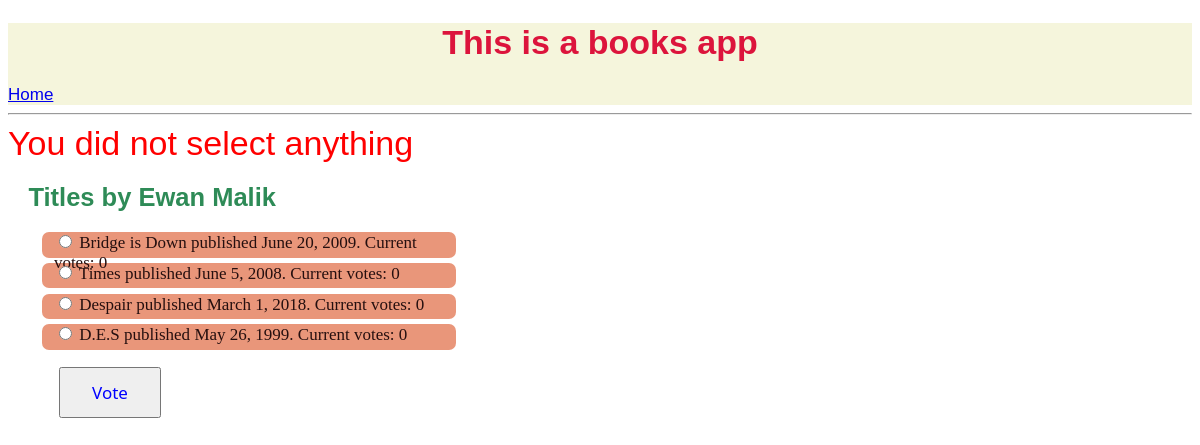
Before: /books/1/vote/ with the older database file.
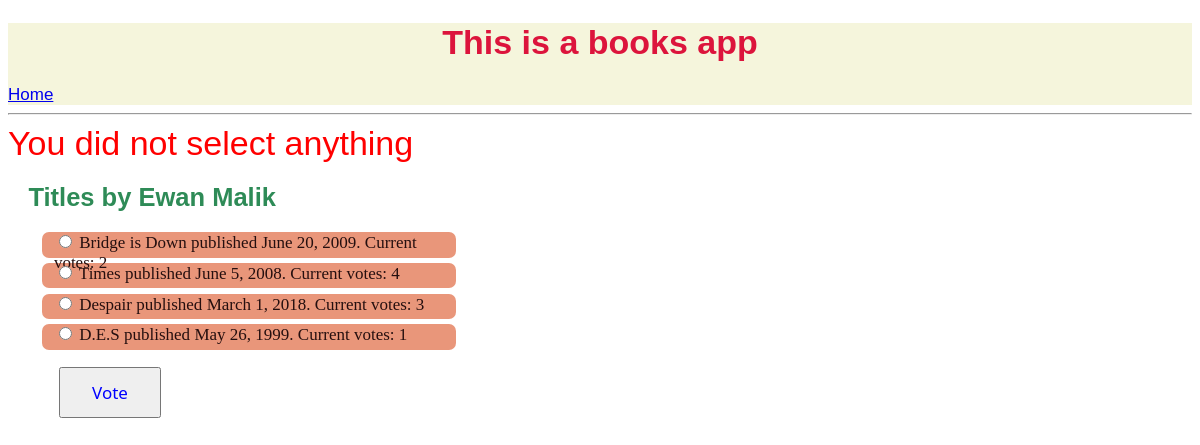
After: the same page with the newer database file.
### books/models.py (models this page shows, shortened)
class Author(models.Model):
    author_id = models.IntegerField(primary_key=True)
    name = models.CharField(max_length=200)
    bio = models.TextField()
    picture = models.FileField(upload_to='authors', default='authors/defaulta.png')
    def __str__(self):
        return self.name

class Book(models.Model):
    book_id = models.CharField(max_length=200, primary_key=True)
    title = models.CharField(max_length=200)
    author = models.ForeignKey(Author, on_delete=models.PROTECT)
    publisher = models.CharField(max_length=400)
    number_of_pages = models.IntegerField()
    year_of_publication = models.DateField()
    genre = models.CharField(max_length=200)
    is_favourite = models.BooleanField()
    date_added = models.DateTimeField(auto_now_add=True)
    book_cover = models.FileField(upload_to='books_cover', default='books_cover/default.png')
    votes = models.IntegerField(default=0)

### books/views.py (the view)
# urls.py: path('<the_book_id>/vote/', views.vote, name='vote'),
def vote(request, the_book_id):
    book = get_object_or_404(Book, book_id=the_book_id)
    author_name = book.author
    author = Author.objects.get(name = author_name)
    books = author.book_set.all()
    try:
        to_vote = get_object_or_404(Book, book_id=request.POST['book'])
    except (KeyError, Book.DoesNotExist):
        return render(request, 'books/same_author.html', {
            'books': books,
            'author':author,
            'error_message': 'You did not select anything',
        })
    else:
        to_vote.votes += 1
        to_vote.save()
        return HttpResponseRedirect(reverse('books:index'))

### books/templates/books/same_author.html (shortened to what this page needs)
{% extends "books/base.html" %}
{% load staticfiles %}
{% block style %}<link type="text/css" rel="stylesheet" href="{% static 'books/same.css'%}">{% endblock style %}
{% block body %}
{% if books %}
    <div class='red'>
        {% if error_message %} {{error_message }}{% endif %}
    </div>
    <h2 id='other'>Titles by {{ author.name }}</h2>
    <form action="{% url 'books:vote' author.author_id %}" method="post">
        {% for book in books %}
        <div id='li'>
            <input type="radio" name="book" id="book{{ forloop.counter }}" value="{{ book.book_id }}">
            <label for="book{{ forloop.counter }}"><a href="{% url 'books:detail' book.book_id %}">{{book.title}} </a>published {{ book.year_of_publication }}. Current votes: {{ book.votes }}</label>
            <br />
        </div>
        {% endfor %}
        <div id='button'><input type="submit" value="Vote"></div>
    </form>
{% else %}
    <p class="red">{{author.name}} has no books</p>
{% endif %}
{% endblock body %}

### books/templates/books/base.html (shortened to what this page needs)
<!DOCTYPE html>
<html lang="en">
<head>
    {% load staticfiles %}
    <link type="text/css" rel="stylesheet" href="{% static 'books/base.css'%}">
    {% block style %}{% endblock style %}
</head>
<body>
    <div id="main">
        <h1>This is a books app</h1>
        <span><a href="{% url 'books:index' %}">Home</a> </span>
    </div>
    <hr />
    {% block body %}
    {% endblock body %}
</body>
</html>

### books/static/books/base.css (style rules this page uses)
h1 { font-family: 'Gill Sans', 'Gill Sans MT', Calibri, 'Trebuchet MS', sans-serif; font-weight: bold; color: crimson; text-align: center; }
span { color: teal; font-family: 'Trebuchet MS', 'Lucida Sans Unicode', 'Lucida Grande', 'Lucida Sans', Arial, sans-serif; }
#main { background: beige; }

### books/static/books/same.css (style rules this page uses)
html { font-size: 17px; }
#li { background: darksalmon; width: 35%; height: 1.5em; margin-top: 0.3em; padding-left: 0.7em; border-radius: 7px; color: rgb(37, 15, 15); }
#li a { color: rgb(37, 15, 15); text-decoration: none; }
#other { color: seagreen; font-family: 'Lucida Sans', 'Lucida Sans Regular', 'Lucida Grande', 'Lucida Sans Unicode', Geneva, Verdana, sans-serif; margin: 0.8em; }
.red { font-family: Arial, Helvetica, sans-serif; color: red; font-size: 2em; }
form { margin-left: 2em; }
#button input { color: blue; width: 6em; height: 3em; margin: 1em; font-family: 'Segoe UI', Tahoma, Geneva, Verdana, sans-serif; font-size: 1em; font-stretch: expanded; font-kerning: auto; }

Changed rows visible on the page:
changed Book "Times": votes "0" → "4"
changed Book "Despair": votes "0" → "3"
changed Book "May 26, 1999": votes "0" → "1"
